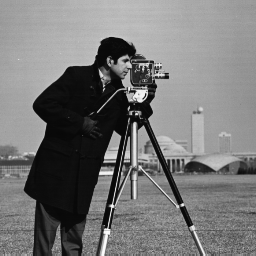
%> input picture Chapter04/cameraman.tif, 256 x 256 px
$ octave --eval "homework02_03_main;"   (GNU Octave 9; MATLAB toolbox functions it lacks are replaced by stand-ins)
%> lines starting %> are read from the running program, lines starting %| are printed output that depends on the picture
%> in homework02_03_main, in3 is the input picture: size 256x256 uint8; min 7, max 253, mean 118.7
### Chapter04/impdf.m
function result = impdf(x)

%
% This function returns probablity distribution of image.
%
% Author : Yoonjae, Cho
% Email  : yoonjae.cho92@gmail.com
% Github : https://github.com/yoon-jae
%

[h, w] = size(x);
%> h = 256; w = 256
p = zeros(256);

for i = 1:h
    for j = 1:w
        p(x(i,j)) = p(x(i,j)) + 1;
    end
end
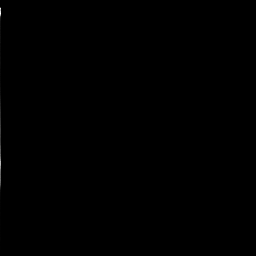
%> p: size 256x256 double; min 0, max 1685, mean 1; drawn with min black and max white

p = p / (h * w);
%figure, plot(0:255, p);
%title("Original image's pdf");
result = p;

### Chapter04/imhisteq_func.m
function result = imhisteq_func(x)

%
% This function returns equalized pdf of image.
%
% Author : Yoonjae, Cho
% Email  : yoonjae.cho92@gmail.com
% Github : https://github.com/yoon-jae
%

[h, w] = size(x);
p = zeros(256);

for i = 1:h
    for j = 1:w
        if x(i,j) ~= 0
            p(x(i,j)) = p(x(i,j)) + 1;
        end
    end
end

c = imcdf(x);
T = round(255 * c);
eq_hist = zeros(256);

for i = 1:256
    if T(i) == 0
        continue;
    end
    eq_hist(T(i)) = eq_hist(T(i)) + p(i);
end

result = eq_hist;

### Chapter04/imcdf.m
function result = imcdf(x)

%
% This function returns cumulative distribution of image.
%
% Author : Yoonjae, Cho
% Email  : yoonjae.cho92@gmail.com
% Github : https://github.com/yoon-jae
%

% Same as 'p = impdf(x)';
[h, w] = size(x);
%> h = 256; w = 256
p = zeros(256);

for i = 1:h
    for j = 1:w
        if x(i,j) ~= 0
            p(x(i,j)) = p(x(i,j)) + 1;
        end
    end
end

p = p / (h * w);

c = zeros(256);
c(1) = p(1);
%> c: size 256x256 double; every value is 0

for i = 2:256
    c(i) = c(i-1) + p(i);
end
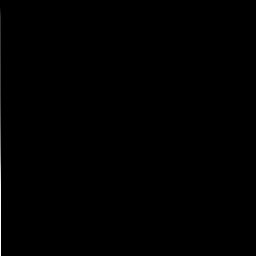
%> c: size 256x256 double; min 0, max 1, mean 0.00211

% figure, plot(0:255, c);
result = c;

### Chapter04/homework02_03_main.m
function homework02_03_main

%
% This function returns homework02_03 : imhisteq_func.
%
% Author : Yoonjae, Cho
% Email  : yoonjae.cho92@gmail.com
% Github : https://github.com/yoon-jae
%

in3 = imread('cameraman.tif');

p = impdf(in3);
out3 = imhisteq_func(in3);
out3 = out3 / (256 * 256);
%> `homework02_03_main;`:
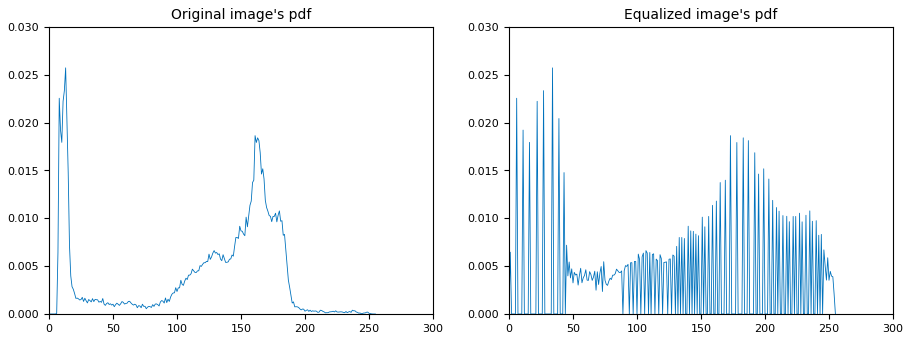
%> figure redrawn from the program's plot data, 2 panels; panel 1: curve peaks at x = 13, y = 0.0257; panel 2: curve peaks at x = 34, y = 0.0257

figure;
subplot(1,2,1), plot(0:255, p);
title("Original image's pdf");

subplot(1,2,2), plot(0:255, out3);
title("Equalized image's pdf");
